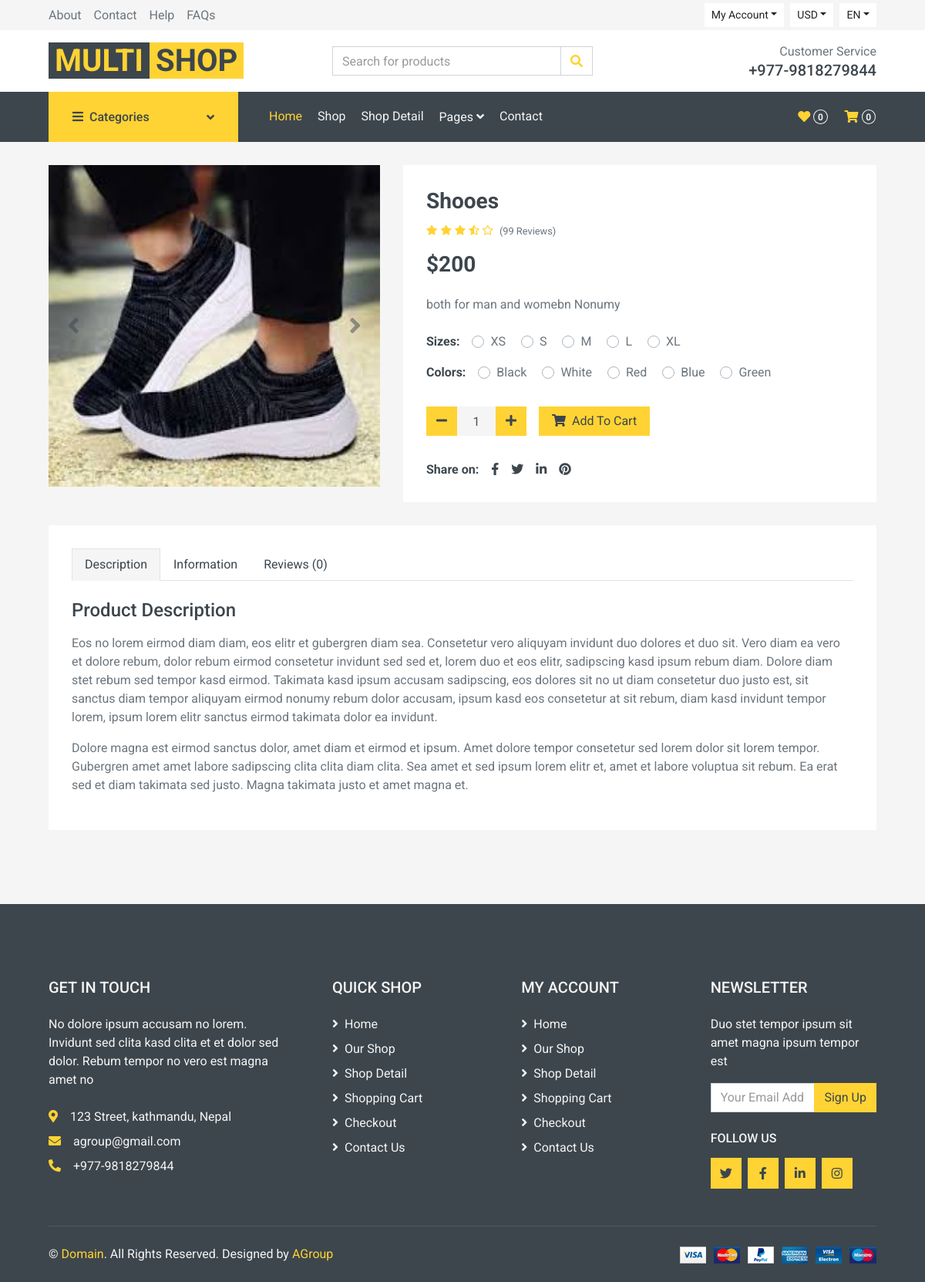
The app's page /proddetail/shoes-man-and-women/ with its own data.
### shop/models.py (models this page shows, shortened)
class Product(models.Model):
    category = models.ForeignKey(Category, on_delete=models.CASCADE)
    title = models.CharField(max_length=200)
    slug = models.SlugField(unique=True)
    image = models.ImageField(upload_to="products/pimg")
    marked_price = models.PositiveIntegerField()
    selling_price = models.PositiveIntegerField()
    description = models.TextField()
    warranty = models.CharField(max_length=300, null=True, blank=True)
    return_policy = models.CharField(max_length=300, null=True, blank=True)
    view_count = models.PositiveIntegerField(default=0)

### shop/views.py (the view)
class ProductDetailView(ShopMixin, TemplateView):
    template_name = "proddetail.html"
    def get_context_data(self, **kwargs):
        context = super().get_context_data(**kwargs)
        url_slug = self.kwargs['slug']
        product = Product.objects.get(slug=url_slug)
        context['product'] = product
        return context

### shop/views.py (called while the page is built)
    def dispatch(self, request, *args, **kwargs):
        cart_id = request.session.get("cart_id")
        if cart_id:
            cart_obj = Cart.objects.get(id=cart_id)
            if request.user.is_authenticated and request.user.customer:
                cart_obj.customer = request.user.customer
                cart_obj.save()
        return super().dispatch(request, *args, **kwargs)

### templates/proddetail.html (shortened to what this page needs)
{% extends 'base.html' %}
{% load static %}
{% block body %}
    <div class="container-fluid pb-5">
        <div class="row px-xl-5">
            <div class="col-lg-5 mb-30">
                <div id="product-carousel" class="carousel slide" data-ride="carousel">
                    <div class="carousel-inner bg-light">
                        <div class="carousel-item active">
                            <img class="w-100 h-100" src="{{product.image.url}}" alt="Image">
                        </div>
                    </div>
                    <a class="carousel-control-prev" href="#product-carousel" data-slide="prev">
                        <i class="fa fa-2x fa-angle-left text-dark"></i>
                    </a>
                    <a class="carousel-control-next" href="#product-carousel" data-slide="next">
                        <i class="fa fa-2x fa-angle-right text-dark"></i>
                    </a>
                </div>
            </div>
            <div class="col-lg-7 h-auto mb-30">
                <div class="h-100 bg-light p-30">
                    <h3>{{product.title}}</h3>
                    <div class="d-flex mb-3">
                        <div class="text-primary mr-2">
                            <small class="fas fa-star"></small>
                            <small class="fas fa-star"></small>
                            <small class="fas fa-star"></small>
                            <small class="fas fa-star-half-alt"></small>
                            <small class="far fa-star"></small>
                        </div>
                        <small class="pt-1">(99 Reviews)</small>
                    </div>
                    <h3 class="font-weight-semi-bold mb-4">${{product.selling_price}}</h3>
                    <p class="mb-4">{{product.description}}
                        Nonumy</p>
                    <div class="d-flex mb-3">
                        <strong class="text-dark mr-3">Sizes:</strong>
                        <form>
                            <div class="custom-control custom-radio custom-control-inline">
                                <label class="custom-control-label" for="size-1">XS</label>
                            </div>
                            <div class="custom-control custom-radio custom-control-inline">
                                <label class="custom-control-label" for="size-2">S</label>
                            </div>
                            <div class="custom-control custom-radio custom-control-inline">
                                <label class="custom-control-label" for="size-3">M</label>
                            </div>
                            <div class="custom-control custom-radio custom-control-inline">
                                <label class="custom-control-label" for="size-4">L</label>
                            </div>
                            <div class="custom-control custom-radio custom-control-inline">
                                <label class="custom-control-label" for="size-5">XL</label>
                            </div>
                        </form>
                    </div>
                    <div class="d-flex mb-4">
                        <strong class="text-dark mr-3">Colors:</strong>
                        <form>
                            <div class="custom-control custom-radio custom-control-inline">
                                <label class="custom-control-label" for="color-1">Black</label>
                            </div>
                            <div class="custom-control custom-radio custom-control-inline">
                                <label class="custom-control-label" for="color-2">White</label>
                            </div>
                            <div class="custom-control custom-radio custom-control-inline">
                                <label class="custom-control-label" for="color-3">Red</label>
                            </div>
                            <div class="custom-control custom-radio custom-control-inline">
                                <label class="custom-control-label" for="color-4">Blue</label>
                            </div>
                            <div class="custom-control custom-radio custom-control-inline">
                                <label class="custom-control-label" for="color-5">Green</label>
                            </div>
                        </form>
                    </div>
                    <div class="d-flex align-items-center mb-4 pt-2">
                        <div class="input-group quantity mr-3" style="width: 130px;">
                            <div class="input-group-btn">
                                <button class="btn btn-primary btn-minus">
                                    <i class="fa fa-minus"></i>
                                </button>
                            </div>
                            <input type="text" class="form-control bg-secondary border-0 text-center" value="1">
                            <div class="input-group-btn">
                                <button class="btn btn-primary btn-plus">
                                    <i class="fa fa-plus"></i>
                                </button>
                            </div>
                        </div>
                       <a href={% url 'shop:addtocartview' product.id %}> <button class="btn btn-primary px-3"><i class="fa fa-shopping-cart mr-1"></i> Add To
                            Cart</button></a>
                    </div>
                    <div class="d-flex pt-2">
                        <strong class="text-dark mr-2">Share on:</strong>
                        <div class="d-inline-flex">
                            <a class="text-dark px-2" href="">
                                <i class="fab fa-facebook-f"></i>
                            </a>
                            <a class="text-dark px-2" href="">
                                <i class="fab fa-twitter"></i>
                            </a>
                            <a class="text-dark px-2" href="">
                                <i class="fab fa-linkedin-in"></i>
                            </a>
                            <a class="text-dark px-2" href="">
                                <i class="fab fa-pinterest"></i>
                            </a>
                        </div>
                    </div>
                </div>
            </div>
        </div>
        <div class="row px-xl-5">
            <div class="col">
                <div class="bg-light p-30">
                    <div class="nav nav-tabs mb-4">
                        <a class="nav-item nav-link text-dark active" data-toggle="tab" href="#tab-pane-1">Description</a>
                        <a class="nav-item nav-link text-dark" data-toggle="tab" href="#tab-pane-2">Information</a>
                        <a class="nav-item nav-link text-dark" data-toggle="tab" href="#tab-pane-3">Reviews (0)</a>
                    </div>
                    <div class="tab-content">
                        <div class="tab-pane fade show active" id="tab-pane-1">
                            <h4 class="mb-3">Product Description</h4>
                            <p>Eos no lorem eirmod diam diam, eos elitr et gubergren diam sea. Consetetur vero aliquyam invidunt duo dolores et duo sit. Vero diam ea vero et dolore rebum, dolor rebum eirmod consetetur invidunt sed sed et, lorem duo et eos elitr, sadipscing kasd ipsum rebum diam. Dolore diam stet rebum sed tempor kasd eirmod. Takimata kasd ipsum accusam sadipscing, eos dolores sit no ut diam consetetur duo justo est, sit sanctus diam tempor aliquyam eirmod nonumy rebum dolor accusam, ipsum kasd eos consetetur at sit rebum, diam kasd invidunt tempor lorem, ipsum lorem elitr sanctus eirmod takimata dolor ea invidunt.</p>
                            <p>Dolore magna est eirmod sanctus dolor, amet diam et eirmod et ipsum. Amet dolore tempor consetetur sed lorem dolor sit lorem tempor. Gubergren amet amet labore sadipscing clita clita diam clita. Sea amet et sed ipsum lorem elitr et, amet et labore voluptua sit rebum. Ea erat sed et diam takimata sed justo. Magna takimata justo et amet magna et.</p>
                        </div>
                    </div>
                </div>
            </div>
        </div>
    </div>
{% endblock body %}

### records on screen
Product: image (picture), title "Shooes", selling_price "200", description "both for man and womebn"
